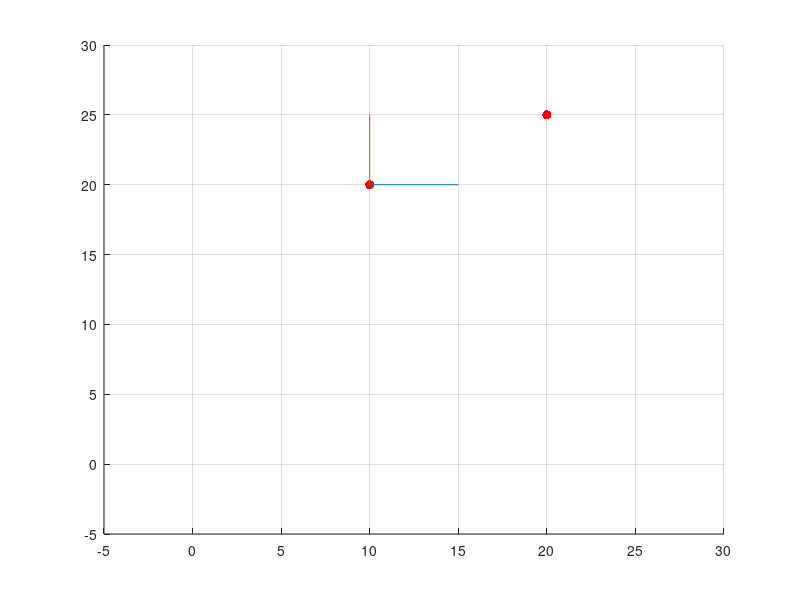

The MATLAB source for this figure: (Note: this script raises an error after producing the figure.)
x_bw = [10 20];
x_tw = [20 25];

%body frame
figure(1);
clf
hold on
grid on
xlim([-5 30]);
ylim([-5 30]);

plot(x_bw(1), x_bw(2), 'r.', 'MarkerSize', 20);
plot(x_tw(1), x_tw(2), 'r.', 'MarkerSize', 20);

plot([x_bw(1), x_bw(1)+5],[x_bw(2), x_bw(2)]);
plot([x_bw(1), x_bw(1)],[x_bw(2), x_bw(2)+5]);

%diff vec body origin - point
x_tbw = x_tw - x_bw
norm(x_tbw)

%Rotationswinkel rad
phi = 20/180*pi

%Rotationsmatrix
C_bw = [cos(phi), sin(phi); -sin(phi), cos(phi)]
%C_wb = C_bw'

%Einheitsvektor body frame
ex_b = [5 0]; ey_b = [0 5];

ex_bw = (C_wb*ex_b')';
ey_bw = (C_wb*ey_b')';

plot([0, ex_bw(1)],[0, ex_bw(2)],'g');
plot([0, ey_bw(1)],[0, ey_bw(2)],'g');

ex_bw = (C_wb*ex_b')'+x_bw;
ey_bw = (C_wb*ey_b')'+x_bw;

plot([x_bw(1), ex_bw(1)],[x_bw(2), ex_bw(2)],'g');
plot([x_bw(1), ey_bw(1)],[x_bw(2), ey_bw(2)],'g');

axis square

%point in rotated body frame
x_tb = (C_bw * (x_tw-x_bw)')'

%homogeneous vec point
xh_tw = [ x_tw 1]

tau = -C_bw*x_bw'

T_bw = [C_bw, tau; 0 0 1]

xh_tb = (T_bw*xh_tw')'